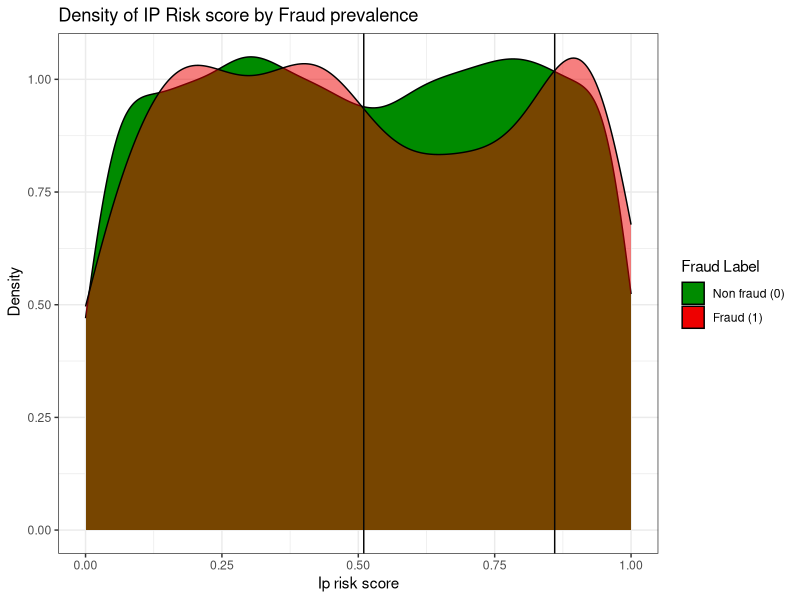

This chart was generated by the following R code: (Note: this script raises an error after producing the figure.)
#--------------------------------#
#INSTALL NECESSARY PACKAGES ------
#--------------------------------#
#we have packages that handle data importing and visualisations

install.packages("here")    #used for relative file paths
library("here")          
here()                      #file path must be root of folder 
list.files(here("dataset")) #expect to see Digital_Payment_Fraud_Detection_Dataset.csv

install.packages("tidyverse") #visualisation suite 
library("tidyverse")

install.packages("patchwork") #putting together visualisations in EDA
library("patchwork")

#------------------------------------#
#IMPORT AND CLEANING THE DATASET -----
#------------------------------------#

fraud <- read.csv(here("dataset", "Digital_Payment_Fraud_Detection_Dataset.csv"))

fraud$fraud_label <- factor(fraud$fraud_lab)              #fraud_label from numeric to factor (categorical)
fraud$is_international <- factor(fraud$is_international)  #is_international from numeric to factor (categorical)
summary(fraud) #our fraud label has been transformed into factor of two levels: 0 no fraud, 1 fraud 

View(fraud) #looking at our data in RStudio 
table(fraud$fraud_label) #large prevalence of fraud: 6.52% fraud vs 93.48% not fraud

# Now we can start with our visualisations 

#------------------------------------#
#EXPLORATORY DATA ANALYSIS -----------
#------------------------------------#
# Let us create repeatable code for the theme and legend
s1 <- scale_fill_manual(name = "Fraud Label", 
                        values = c("0" = "green4", "1" = "red2"),
                        labels = c("Non fraud (0)", "Fraud (1)"))
s2 <- scale_fill_manual(name = "Fraud Label", 
                        values = c("0" = "green4", "1" = "red2"),
                        labels = c("Non fraud (0)", "Fraud (1)"), guide = "none")
t <- theme_bw()


# Q1 - What is the breakdown of IP Risk Score by fraud label using densities --------------------------------------------
p1 <- ggplot( data = fraud, aes(x = ip_risk_score, 
                          fill = fraud_label,
                          alpha = fraud_label)) +
    geom_density() +
    scale_alpha_manual(values = c("0" = 1, "1" = 0.5), guide = "none") +
    geom_vline(xintercept = 0.51, color = "gray2") +
    geom_vline(xintercept = 0.86, colour = "gray2") +
    labs( title = "Density of IP Risk score by Fraud prevalence",
          x = "Ip risk score",
          y = " Density") +
    t + s1
  
# Our density curves follow each other fairly closely until the IP score of 0.51 until 0.86
# Since density is a description of the probability distribution of IP score broken down by fraud and not fraud- 
# this tells us that this range of IP scores has a lower probability of Non Fraud cases than Fraud cases.  


# Q2 - How is fraud distributed in  other variables (mainly discrete ) --------------------------------------------
p2 <- ggplot(data = fraud , aes(x = login_attempts_last_24h, fill = fraud_label))+ 
  geom_bar() + s +ggtitle("Fraud by Number of login attempts") +
  labs( x= "Number of login attempts") + t
  scale_x_discrete( limits = c(0: 8)) 
p3 <- ggplot(data = fraud , aes(x = payment_mode, fill = fraud_label))+
  geom_bar() + s + ggtitle("Fraud by Payment modes") +
  labs( x= "Payment mode") + t
p4 <- ggplot(data = fraud , aes(x = device_type, fill = fraud_label))+
  geom_bar() + s + ggtitle("Fraud by Payment modes") +
  labs( x= "Device type") + t
p5 <- ggplot(data = fraud , aes(x = transaction_type, fill = fraud_label))+
  geom_bar() + s + ggtitle("Fraud by Transaction types") +
  labs( x= "Transaction type") + t
p6 <- ggplot(data = fraud , aes(x = transaction_hour, fill = fraud_label))+
  geom_bar() + s + ggtitle("Fraud by Transaction hour") + 
  scale_x_discrete( limits = c(0: 23)) +
  labs( x= "Time of transaction") + t
p7 <- ggplot(data = fraud , aes(x = previous_failed_attempts, fill = fraud_label))+
  geom_bar() +s  + ggtitle("Fraud by Numer of failed attempts") +
  labs( x= "Number of previous failed attempts") + t

# creating a patchwork of categorical and discrete numeric variables broken down by fraud
p6/ (p2 + p3 + p4 + p5 + p7 + grid::textGrob("2) Fraud seems to increase slightly after 5 attempted logins\n3) Fraud does not seem to vary too much with other variables ")) +
  plot_annotation(title = "How are our categorical and discrete variables broken down by Fraud?",
                  subtitle = " 1) We see that the hours of 02:00 a.m., 5:00 a.m., 08:00 a.m., 13:00 p.m. and 18:00 p.m.
      have a higher prevalence of fraud than other times.")

### Q3 - How does transaction amount vary with average transaction in terms of predicting fraud ------------------------

p8 <- ggplot( data = fraud, aes(x = transaction_amount, y = account_age_days, colour = fraud_label)) + 
  geom_point() +
  labs( title = "Transaction amount vs average transaction amount",
        x = "Transaction amount",
        y = "Account age in days") + scale_colour_manual(name = "Fraud Label", 
                                                       values = c("0" = "green4", "1" = "red2"),
                                                       labels = c("Non fraud (0)", "Fraud (1)")) + t

# There is little relationship between transaction amounts and avergae age of accounts in days.
# The fraudulent data points are visible in the entire range across the y and x axis. 

# Q4- What proportion of international transactions are fraudulent --------------------------------------------

fraud.international <- fraud %>%              #begin by group our transaction by international or not 
group_by( is_international, fraud_label) %>% 
  summarise(
    count = n()) 

fraud_0 <-subset(fraud.international, is_international == 0)  #getting the subset of local (0)  transactions
fraud_1 <- subset(fraud.international, is_international == 1) # getting the subset of international (1) transactions   

prop0 <- prop.table(fraud_0$count) #getting proportion 
prop1 <- prop.table(fraud_1$count)

display0 <-  paste0(round(prop0[2],3)*100,"% of transactions are fraud") #getting percentage of international transactions rounded  to 3 s.f
display1 <- paste0(round(prop1[2],3)*100,"% of transactions are fraud")


p9 <- ggplot(data = fraud , aes(x = is_international, fill = fraud_label))+
  geom_bar()  +
  labs( title = "Proportion of international transactions with fraud",
        x = "Is transaction international?",
        y = "Frequency of transactions") +
  annotate("text",
           x = 1,
           y = 7000,
           label = display0,
           family = "serif", 
           fontface = "bold") +
  annotate("text",
           x = 2.03,
           y = 1500,
           label  = display1,
           family = "serif", 
           fontface = "bold") +
  theme_classic()
  
# Q5 - How does location impact fraud ----------------------------------------------------------------

fraud.location <- fraud %>%                   #begin by grouping our transactions by device location into a dataframe 
  group_by( device_location, fraud_label) %>% 
  summarise(
    count = n()) 

location_b <-subset(fraud.location, device_location == "Bangalore") #get the subset of the dataframe for each location
location_c <-subset(fraud.location, device_location == "Chennai")
location_d <-subset(fraud.location, device_location == "Delhi")
location_h <-subset(fraud.location, device_location == "Hyderabad")
location_m <-subset(fraud.location, device_location == "Mumbai")

prop.b <- prop.table(location_b$count) #get the subset as proportions 
prop.c <- prop.table(location_c$count)
prop.d <- prop.table(location_d$count)
prop.h <- prop.table(location_h$count)
prop.m <- prop.table(location_m$count)


displayb <-  paste0(round(prop.b[2],3)*100,"%  fraud") #get the percentage of fraudulent transactions by location 
displayc <- paste0(round(prop.c[2],3)*100,"%  fraud")
displayd <-  paste0(round(prop.d[2],3)*100,"%  fraud")
displayh <- paste0(round(prop.h[2],3)*100,"%  fraud")
displaym <-  paste0(round(prop.m[2],3)*100,"%  fraud")

ann <- data.frame(                                     #let us create a dataframe for the x and y axis coordinates as well as the font and percentages rounded to 3 s.f
  x =c(1,2,3,4,5),
  y = c(1600, 1500, 1590, 1690, 1500), 
  label = c( displayb, displayc, displayd, displayh, displaym), 
  fontface = rep("bold", times = 5),
  fontfamily = rep("serif", times = 5)
)


p10 <- ggplot(data = fraud , aes(x = device_location , fill = fraud_label)) +
  geom_bar(width = 0.8) +
  theme_classic() +
geom_text( data = ann,
          aes( x= x,
           y = y, 
           label = label,
           fontface = fontface,
           family = fontfamily),
           inherit.aes = FALSE) +
  labs(
    title = "Distribution of Fraud per location",
    x = "Device locations",
    y = "Number of transactions"
  )




